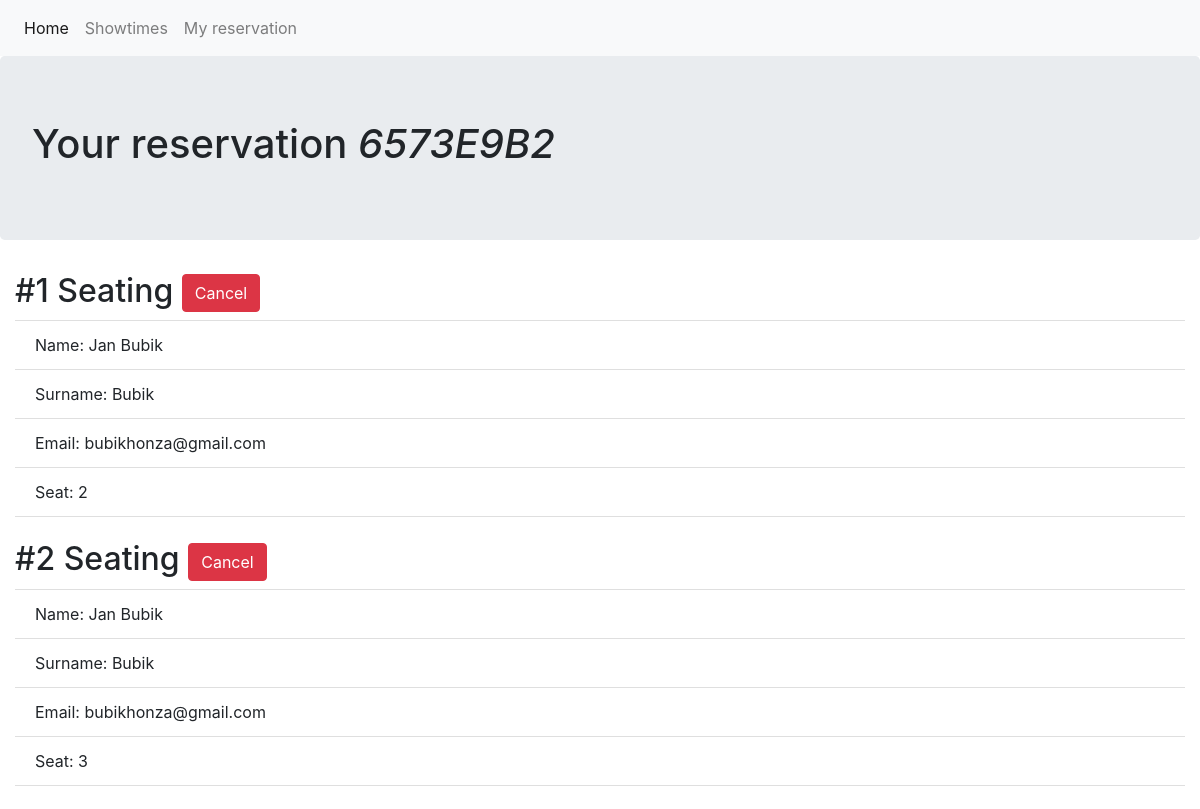
The page /seatreservation/my-reservation/6573E9B2 on the database its author committed.
### SmallCinemaApp/models.py (models this page shows, shortened)
class Reservation(models.Model):
    name = models.CharField(max_length=200)
    surname = models.CharField(max_length=200)
    email = models.CharField(max_length=200)
    phone = models.IntegerField()
    showtime = models.ForeignKey(Showtime, on_delete=models.CASCADE)
    code = models.CharField(max_length=8)
    seat = models.IntegerField()

### SmallCinemaApp/views.py (the view)
# urls.py: path('seatreservation/my-reservation/<str:res_code>', views.display_my_reservation, name="display_my_reservation"),
def display_my_reservation(request, res_code):
    reservations = Reservation.objects.filter(code=res_code)
    print(reservations.count())
    if(reservations.count() <= 0):
        return redirect(myticket)
    return render(request, 'display_my_reservation.html', {'reservations':reservations, 'code':res_code})

### templates/display_my_reservation.html
{% include "header.html" %}
<div class="jumbotron">
    <h1>Your reservation <i>{{code}}</i></h1>
</div>
<div class="container-fluid">
    {% for r in reservations %}
    <h2>#{{forloop.counter}} Seating <a href="{% url 'remove_reservation_seating' code r.seat %}" type="button" class="btn btn-danger">Cancel</a></h2>
    <ul class="list-group list-group-flush">
        <li class="list-group-item">Name: {{r.name}}</li>
        <li class="list-group-item">Surname: {{r.surname}}</li>
        <li class="list-group-item">Email: {{r.email}}</li>
        <li class="list-group-item">Seat: {{r.seat}}</li>
    </ul>
    <br>
    {% endfor %}
</div>
{% include "footer.html" %}

### rows shown on the page
Reservation: name "Jan Bubik", surname "Bubik", email "bubikhonza@gmail.com", seat "2"
Reservation: name "Jan Bubik", surname "Bubik", email "bubikhonza@gmail.com", seat "3"

### other values the page prints
{{ code }} "6573E9B2"
